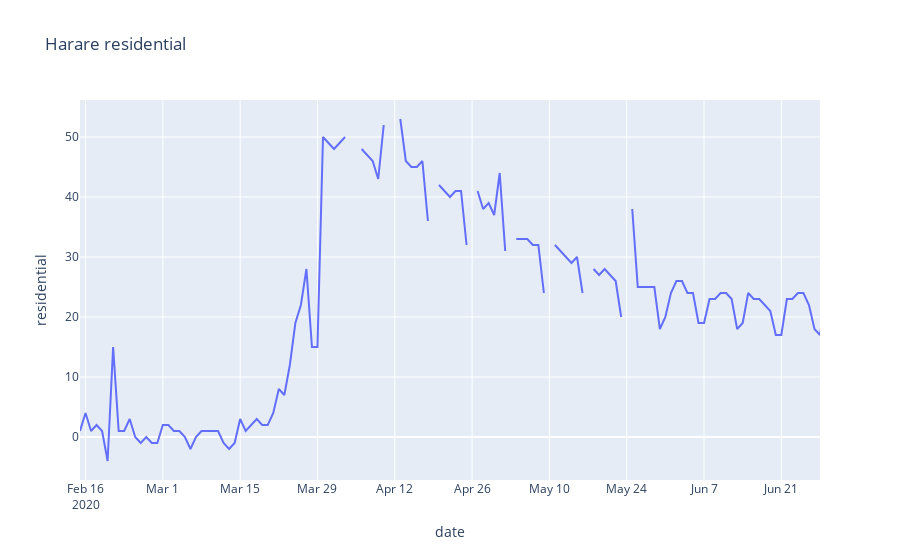

Notebook code cell kept with this figure:
### Code cell
# Using plotly.express
import plotly.express as px

import pandas as pd


fig = px.line(zimmobility2, x='date', y='residential', range_x=['2020-02-15','2020-06-28'], title='Harare residential',)

fig.show()

### Figure 1 — Plotly figure (JSON) as saved in the notebook; plotly's stock layout.template omitted (floating-point values rounded to 4 significant figures; data arrays with more than 128 entries replaced by an {"elided": "..."} marker saying what was removed)
{"data": [{"hovertemplate": "date=%{x}<br>residential=%{y}<extra></extra>", "legendgroup": "", "line": {"color": "#636efa", "dash": "solid"}, "mode": "lines", "name": "", "orientation": "v", "showlegend": false, "type": "scatter", "x": {"elided": "144 str values"}, "xaxis": "x", "y": {"elided": "144 int values"}, "yaxis": "y"}], "layout": {"legend": {"tracegroupgap": 0}, "title": {"text": "Harare residential"}, "xaxis": {"anchor": "y", "domain": [0, 1], "range": ["2020-02-15", "2020-06-28"], "title": {"text": "date"}}, "yaxis": {"anchor": "x", "domain": [0, 1], "title": {"text": "residential"}}}}
